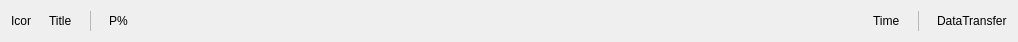
<?xml version="1.0" encoding="UTF-8"?>
<ui version="4.0">
 <class>C_FlaBottomBar</class>
 <widget class="QWidget" name="C_FlaBottomBar">
  <property name="geometry">
   <rect>
    <x>0</x>
    <y>0</y>
    <width>1018</width>
    <height>40</height>
   </rect>
  </property>
  <property name="sizePolicy">
   <sizepolicy hsizetype="Preferred" vsizetype="Fixed">
    <horstretch>0</horstretch>
    <verstretch>0</verstretch>
   </sizepolicy>
  </property>
  <property name="windowTitle">
   <string>C_FlaBottomBar</string>
  </property>
  <property name="autoFillBackground">
   <bool>true</bool>
  </property>
  <layout class="QHBoxLayout" name="horizontalLayout_3">
   <property name="spacing">
    <number>18</number>
   </property>
   <item>
    <layout class="QHBoxLayout" name="horizontalLayout">
     <item>
      <widget class="QLabel" name="pc_ProgressIcon">
       <property name="minimumSize">
        <size>
         <width>20</width>
         <height>20</height>
        </size>
       </property>
       <property name="maximumSize">
        <size>
         <width>20</width>
         <height>20</height>
        </size>
       </property>
       <property name="text">
        <string>Icon</string>
       </property>
      </widget>
     </item>
     <item>
      <widget class="stw::opensyde_gui_elements::C_OgeLabGenericNoPaddingNoMargins" name="pc_LabelTitle">
       <property name="text">
        <string>Title</string>
       </property>
      </widget>
     </item>
    </layout>
   </item>
   <item>
    <widget class="stw::opensyde_gui_elements::C_OgeFraStyled" name="formFrame">
     <property name="variant" stdset="0">
      <string notr="true">Separator</string>
     </property>
     <property name="minimumSize">
      <size>
       <width>1</width>
       <height>0</height>
      </size>
     </property>
     <property name="maximumSize">
      <size>
       <width>1</width>
       <height>16777215</height>
      </size>
     </property>
     <property name="frameShape">
      <enum>QFrame::StyledPanel</enum>
     </property>
     <property name="frameShadow">
      <enum>QFrame::Raised</enum>
     </property>
    </widget>
   </item>
   <item>
    <widget class="stw::opensyde_gui_elements::C_OgeLabGenericNoPaddingNoMargins" name="pc_LabelPercent">
     <property name="text">
      <string>P%</string>
     </property>
    </widget>
   </item>
   <item>
    <widget class="stw::opensyde_gui_elements::C_OgeWiProgressBar" name="pc_ProgressBar" native="true">
     <property name="sizePolicy">
      <sizepolicy hsizetype="Expanding" vsizetype="Preferred">
       <horstretch>0</horstretch>
       <verstretch>0</verstretch>
      </sizepolicy>
     </property>
     <property name="minimumSize">
      <size>
       <width>0</width>
       <height>8</height>
      </size>
     </property>
     <property name="maximumSize">
      <size>
       <width>16777215</width>
       <height>8</height>
      </size>
     </property>
    </widget>
   </item>
   <item>
    <widget class="stw::opensyde_gui_elements::C_OgeLabGenericNoPaddingNoMargins" name="pc_LabelTime">
     <property name="text">
      <string>Time</string>
     </property>
    </widget>
   </item>
   <item>
    <widget class="stw::opensyde_gui_elements::C_OgeFraStyled" name="pc_SeparatorRight">
     <property name="variant" stdset="0">
      <string notr="true">Separator</string>
     </property>
     <property name="minimumSize">
      <size>
       <width>1</width>
       <height>0</height>
      </size>
     </property>
     <property name="maximumSize">
      <size>
       <width>1</width>
       <height>16777215</height>
      </size>
     </property>
     <property name="frameShape">
      <enum>QFrame::StyledPanel</enum>
     </property>
     <property name="frameShadow">
      <enum>QFrame::Raised</enum>
     </property>
    </widget>
   </item>
   <item>
    <widget class="stw::opensyde_gui_elements::C_OgeLabGenericNoPaddingNoMargins" name="pc_LabelDataTransfer">
     <property name="text">
      <string>DataTransfer</string>
     </property>
    </widget>
   </item>
  </layout>
 </widget>
 <customwidgets>
  <customwidget>
   <class>stw::opensyde_gui_elements::C_OgeLabGenericNoPaddingNoMargins</class>
   <extends>QLabel</extends>
   <header>C_OgeLabGenericNoPaddingNoMargins.hpp</header>
  </customwidget>
  <customwidget>
   <class>stw::opensyde_gui_elements::C_OgeFraStyled</class>
   <extends>QFrame</extends>
   <header>C_OgeFraStyled.hpp</header>
   <container>1</container>
  </customwidget>
  <customwidget>
   <class>stw::opensyde_gui_elements::C_OgeWiProgressBar</class>
   <extends>QWidget</extends>
   <header>C_OgeWiProgressBar.hpp</header>
   <container>1</container>
  </customwidget>
 </customwidgets>
 <resources/>
 <connections/>
</ui>
